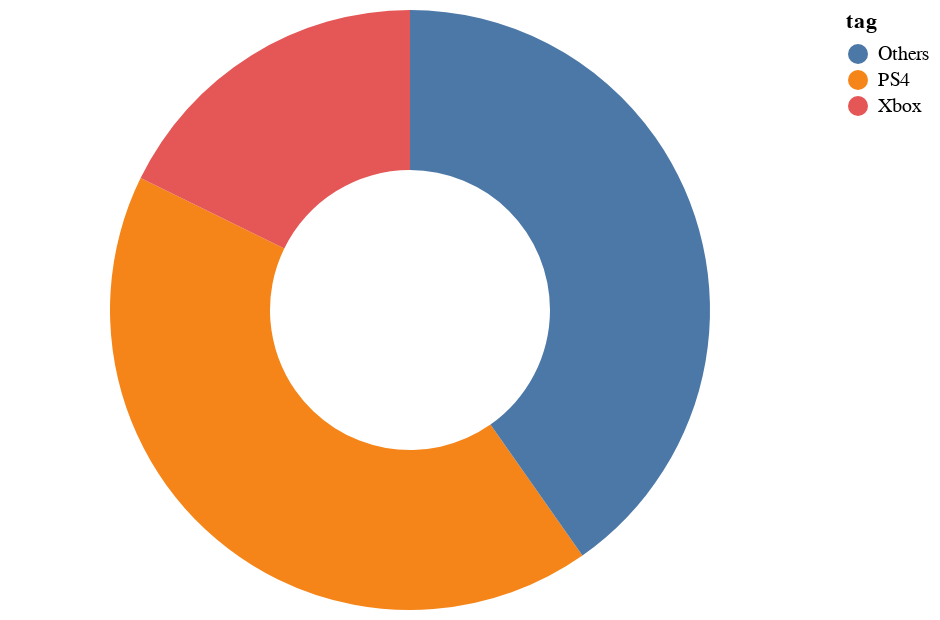

Notebook cell for this chart:
### Code cell
na_market_share_plot(2016)

### Figure 1 — Vega-Lite specification as saved in the notebook (floating-point values rounded to 4 significant figures)
{"config": {"view": {"continuousWidth": 400, "continuousHeight": 300}}, "data": {"name": "data-e1bbe930b1f47dc25a4f6e3dedfc4edd"}, "mark": {"type": "arc", "innerRadius": 70}, "encoding": {"color": {"field": "tag", "type": "nominal"}, "theta": {"field": "Global", "type": "quantitative"}, "tooltip": [{"field": "percent", "type": "quantitative"}]}, "$schema": "https://vega.github.io/schema/vega-lite/v4.17.0.json", "datasets": {"data-e1bbe930b1f47dc25a4f6e3dedfc4edd": [{"tag": "PS4", "Year": 2016, "Global": 135.7, "percent": 0.01401}, {"tag": "Others", "Year": 2016, "Global": 130.1, "percent": 0.01343}, {"tag": "Xbox", "Year": 2016, "Global": 57.37, "percent": 0.005923}]}}
